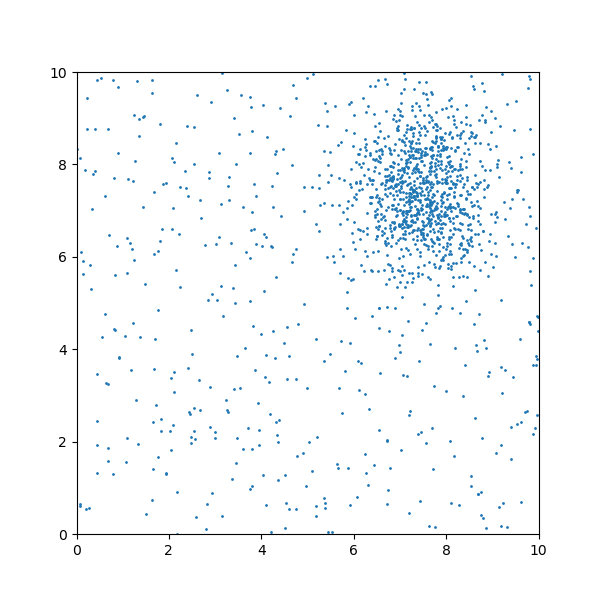
#> input picture projects/darker_region_in_a_image/data/image_1.png, 600 x 600 px
$ jupyter execute darker_region_in_image.ipynb
#> lines starting #> are read from the running program, lines starting #| are printed output that depends on the picture; after the words box and inside, x2 and y2 are one past the last pixel; in counts of white or black regions, pixels touching at a corner belong together
[cell 1]
import os
import cv2
import numpy as np
import matplotlib.pyplot as plt
from PIL import Image, ImageDraw

[cell 2]
def find_darkest_region(image, a, b):
    min_intensity = float('inf')
    darkest_rect = None

    height, width = image.shape[:2]

    for y in range(height):
        for x in range(width):
            x1 = max(0, x - a // 2)
            y1 = max(0, y - b // 2)
            x2 = min(width, x + a // 2)
            y2 = min(height, y + b // 2)

            region = image[y1:y2, x1:x2]
            average_intensity = np.mean(region)

            if average_intensity < min_intensity:
                min_intensity = average_intensity
                darkest_rect = (x1, y1)

    return darkest_rect

def dibujar_rectangulo(image, coordenada, dimensiones_a, dimensiones_b):
    cv2.rectangle(image, coordenada, (coordenada[0]+dimensiones_a, coordenada[1]+dimensiones_b), (0, 0, 255), 2)
    image_rgb = cv2.cvtColor(image, cv2.COLOR_BGR2RGB)
    plt.imshow(image_rgb)
    plt.axis('off')
    plt.show()

[cell 3]
image = cv2.imread('data/image_1.png')
#> image is the input picture: shape (600, 600, 3); mean B, G, R 251.5, 250.1, 248.1
darkest_rect = find_darkest_region(image, 100, 100)
#> after the loop in find_darkest_region, `for y in range(height):`: region: shape (51, 51, 3); every value is 255
#> after the loop in find_darkest_region, `for y in range(height):`: darkest_rect = (374, 147); min_intensity = 206.8
#> darkest_rect = (374, 147)

[cell 4]
dibujar_rectangulo(image, darkest_rect, 100, 100)
#> in dibujar_rectangulo, `cv2.rectangle(image, coordenada, (coordenada[0]+dimensiones_a, coorden..`:
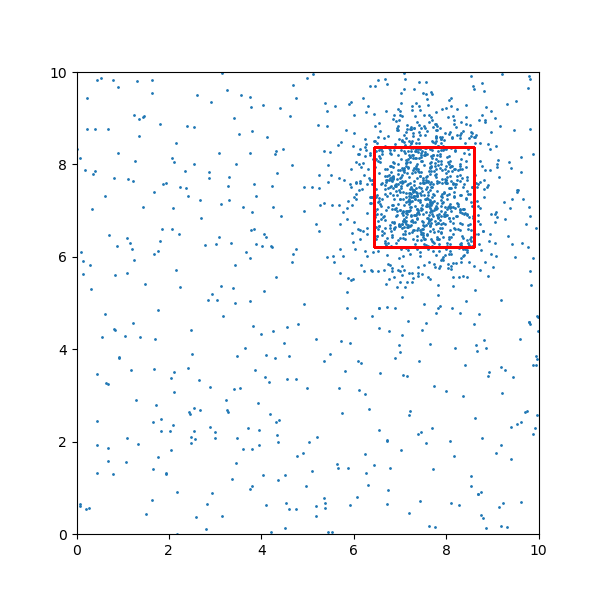
#> image: shape (600, 600, 3); 0.33% of pixels changed, all inside (x1, y1, x2, y2) = (373, 146, 476, 249)

[cell 5]
percent = 0.3

image = cv2.imread('data/image_1.png')
height, width = image.shape[:2]
#> height = 600; width = 600


grayscale_image = cv2.cvtColor(image, cv2.COLOR_BGR2GRAY)
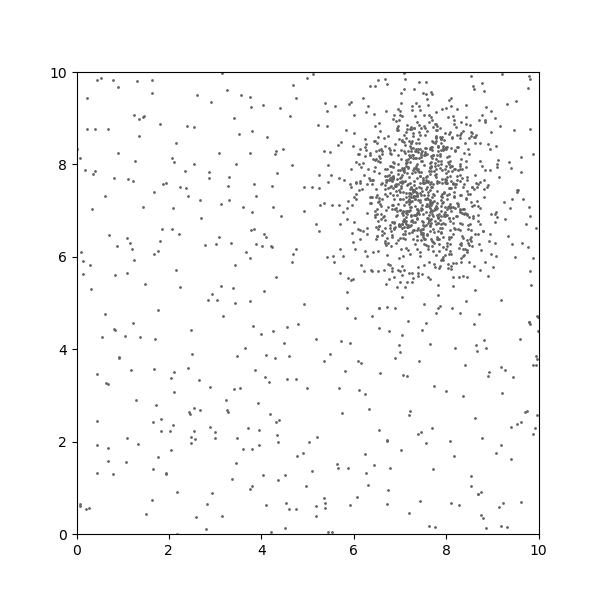
#> grayscale_image: shape (600, 600); min 0, max 255, mean 249.7

resized_image = cv2.resize(grayscale_image, (int(height * percent), int(width * percent)))
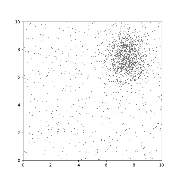
#> resized_image: shape (180, 180); min 12, max 255, mean 250
# print(int(height * percent))

rgb_image = cv2.cvtColor(resized_image, cv2.COLOR_GRAY2RGB)

f, ax = plt.subplots() #figsize=(6, 6)
ax.imshow(rgb_image)
ax.axis('off')
plt.show()

$ run again, with projects/darker_region_in_a_image/data/image_10.png copied over projects/darker_region_in_a_image/data/image_1.png
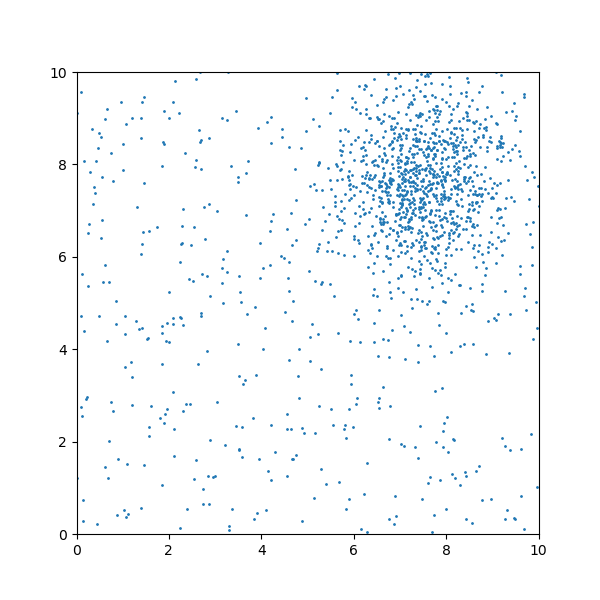
#> input picture projects/darker_region_in_a_image/data/image_10.png, 600 x 600 px
#> image is the input picture: shape (600, 600, 3); mean B, G, R 251.5, 250, 248
#> after the loop in find_darkest_region, `for y in range(height):`: darkest_rect = (378, 137); min_intensity = 211.8
#> `darkest_rect = find_darkest_region(image, 100, 100)`: darkest_rect = (378, 137)
#> in dibujar_rectangulo, `cv2.rectangle(image, coordenada, (coordenada[0]+dimensiones_a, coorden..`:
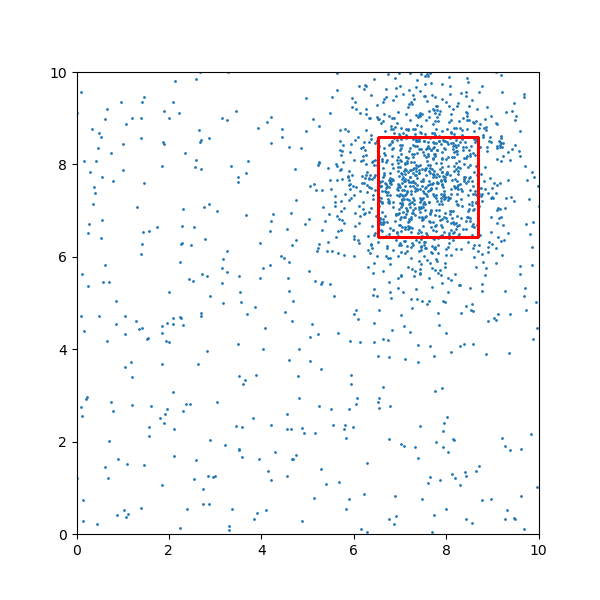
#> image: shape (600, 600, 3); 0.33% of pixels changed, all inside (x1, y1, x2, y2) = (377, 136, 480, 239)
#> `resized_image = cv2.resize(grayscale_image, (int(height * percent), in..`:
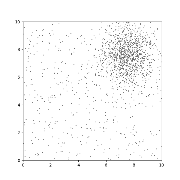
#> resized_image: shape (180, 180); min 12, max 255, mean 249.9

$ run again, with projects/darker_region_in_a_image/data/image_11.png copied over projects/darker_region_in_a_image/data/image_1.png
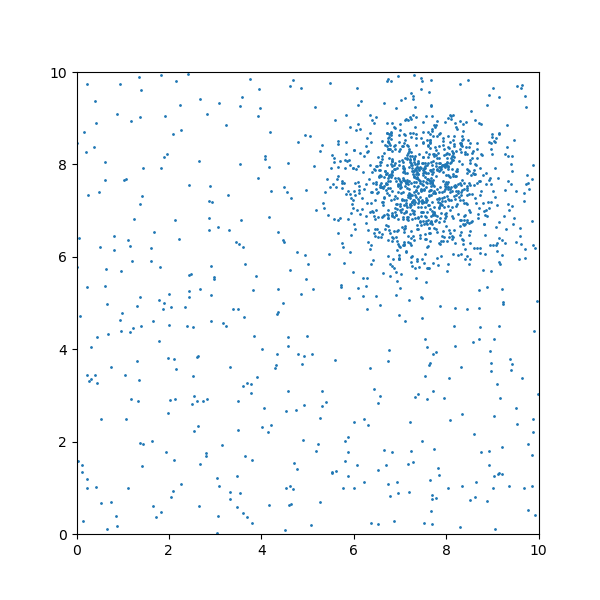
#> input picture projects/darker_region_in_a_image/data/image_11.png, 600 x 600 px
#> image is the input picture: shape (600, 600, 3); mean B, G, R 251.5, 250.1, 248.1
#> after the loop in find_darkest_region, `for y in range(height):`: darkest_rect = (374, 139); min_intensity = 206.3
#> `darkest_rect = find_darkest_region(image, 100, 100)`: darkest_rect = (374, 139)
#> in dibujar_rectangulo, `cv2.rectangle(image, coordenada, (coordenada[0]+dimensiones_a, coorden..`:
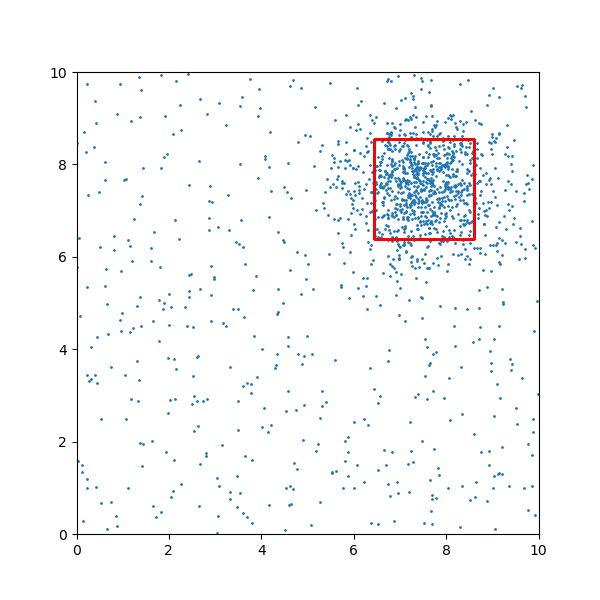
#> image: shape (600, 600, 3); 0.33% of pixels changed, all inside (x1, y1, x2, y2) = (373, 138, 476, 241)
#> `resized_image = cv2.resize(grayscale_image, (int(height * percent), in..`:
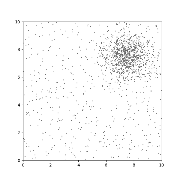
#> resized_image: shape (180, 180); min 12, max 255, mean 250

$ run again, with projects/darker_region_in_a_image/data/image_12.png copied over projects/darker_region_in_a_image/data/image_1.png
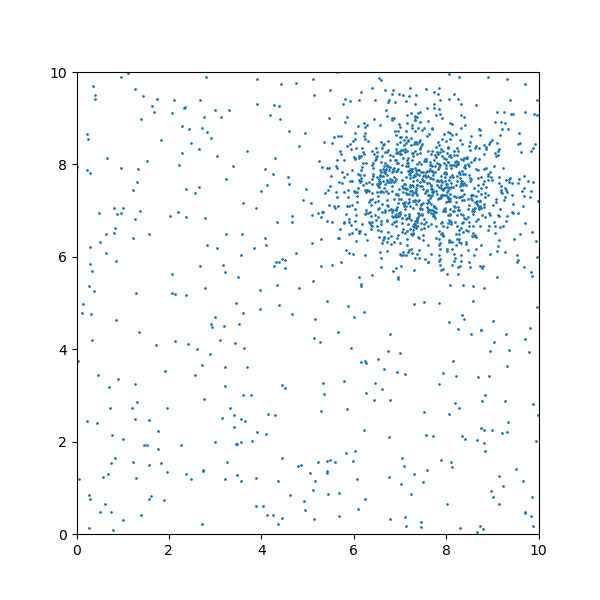
#> input picture projects/darker_region_in_a_image/data/image_12.png, 600 x 600 px
#> image is the input picture: shape (600, 600, 3); mean B, G, R 251.5, 250.1, 248
#> after the loop in find_darkest_region, `for y in range(height):`: darkest_rect = (377, 140); min_intensity = 209
#> `darkest_rect = find_darkest_region(image, 100, 100)`: darkest_rect = (377, 140)
#> in dibujar_rectangulo, `cv2.rectangle(image, coordenada, (coordenada[0]+dimensiones_a, coorden..`:
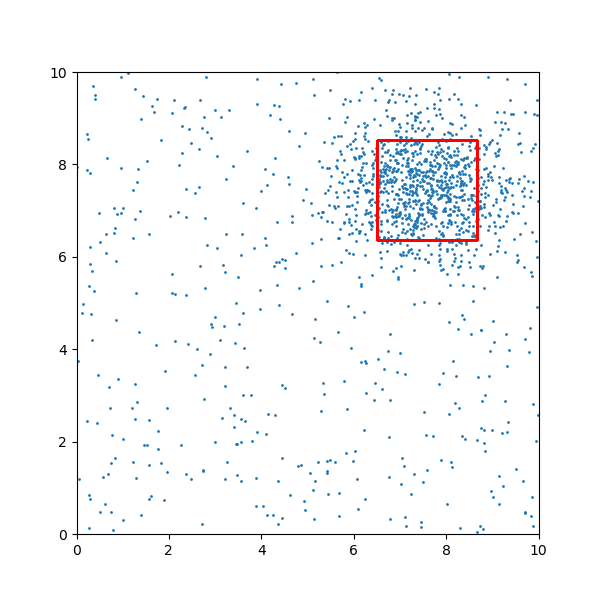
#> image: shape (600, 600, 3); 0.33% of pixels changed, all inside (x1, y1, x2, y2) = (376, 139, 479, 242)
#> `resized_image = cv2.resize(grayscale_image, (int(height * percent), in..`:
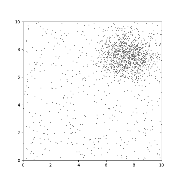
#> resized_image: shape (180, 180); min 12, max 255, mean 249.9
